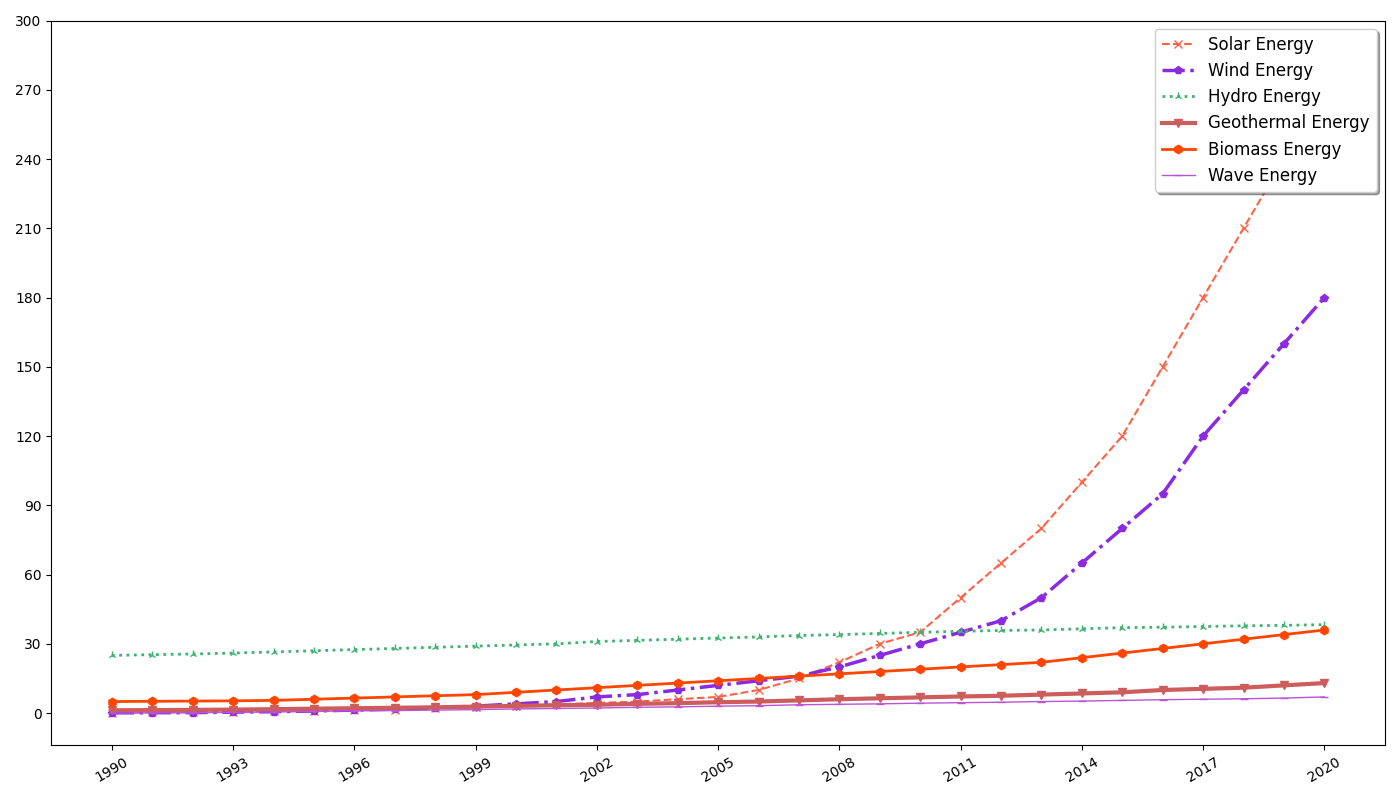

Write the Python code that produced this figure.
import matplotlib.pyplot as plt
import numpy as np

years = np.arange(1990, 2021)
solar_energy = np.array([0.2, 0.3, 0.4, 0.6, 0.8, 1, 1.2, 1.5, 2.0, 2.5, 3.0, 3.8, 4.4, 5.0, 6, 7, 10, 15, 22, 30, 35, 50, 65, 80, 100, 120, 150, 180, 210, 240, 280])
wind_energy = np.array([0.1, 0.15, 0.2, 0.4, 0.6, 0.9, 1.3, 1.7, 2.3, 3, 4, 5, 7, 8, 10, 12, 14, 16, 20, 25, 30, 35, 40, 50, 65, 80, 95, 120, 140, 160, 180])
hydro_energy = np.array([25, 25.3, 25.6, 26, 26.5, 27, 27.5, 28, 28.5, 29, 29.5, 30, 31, 31.5, 32, 32.5, 33, 33.6, 34, 34.5, 35, 35.4, 35.8, 36, 36.5, 37, 37.2, 37.5, 37.8, 38, 38.3])
geothermal_energy = np.array([1.2, 1.3, 1.4, 1.5, 1.7, 1.9, 2.1, 2.3, 2.5, 2.8, 3.1, 3.4, 3.6, 4, 4.3, 4.7, 5, 5.5, 6, 6.4, 6.8, 7.2, 7.5, 8, 8.5, 9, 10, 10.5, 11, 12, 13])
biomass_energy = np.array([5, 5.1, 5.2, 5.3, 5.5, 6, 6.5, 7, 7.5, 8, 9, 10, 11, 12, 13, 14, 15, 16, 17, 18, 19, 20, 21, 22, 24, 26, 28, 30, 32, 34, 36])
wave_energy = np.array([0, 0.1, 0.15, 0.3, 0.5, 0.7, 1, 1.1, 1.3, 1.5, 1.8, 2, 2.2, 2.5, 2.7, 3, 3.2, 3.6, 3.8, 4, 4.3, 4.5, 4.7, 5, 5.2, 5.5, 5.8, 6, 6.2, 6.5, 7])

plt.figure(figsize=(14, 8))
plt.plot(years, solar_energy, color='#FF6347', linestyle='--', linewidth=1.5, marker='x', label='Solar Energy')
plt.plot(years, wind_energy, color='#8A2BE2', linestyle='-.', linewidth=2.5, marker='p', label='Wind Energy')
plt.plot(years, hydro_energy, color='#3CB371', linestyle=':', linewidth=2, marker='2', label='Hydro Energy')
plt.plot(years, geothermal_energy, color='#CD5C5C', linestyle='-', linewidth=3, marker='v', label='Geothermal Energy')
plt.plot(years, biomass_energy, color='#FF4500', linestyle='-', linewidth=2, marker='h', label='Biomass Energy')
plt.plot(years, wave_energy, color='#BA55D3', linestyle='-', linewidth=1, marker='_', label='Wave Energy')

plt.grid(False)  # Removed the grid
plt.xticks(years[::3], rotation=30)  # Changed ticks interval and rotation
plt.yticks(np.arange(0, 305, 30))  # Changed intervals for y-ticks
plt.legend(loc='upper right', fontsize=12, shadow=True)  # Moved and styled legend
plt.tight_layout()
plt.show()
